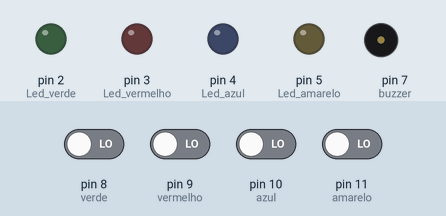
This sketch was run on a simulated Arduino Uno, built with avr-gcc and run on an emulated ATmega328P. On the bench: output pins drawn as LEDs (lit = HIGH), buzzer (waves = sounding). The inputs (shaded band) are chosen by the test bench; at power-on: pin 8 (verde), pin 9 (vermelho), pin 10 (azul), pin 11 (amarelo) LOW.

Above: at 1.2 s.
1.3 s: pin 8 (verde) driven HIGH
At 1.5 s:
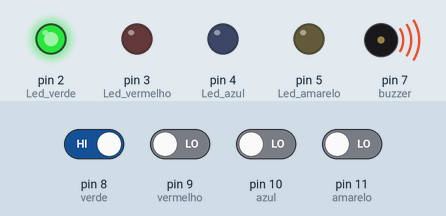
4.3 s: pin 9 (vermelho) driven HIGH
At 4.5 s:
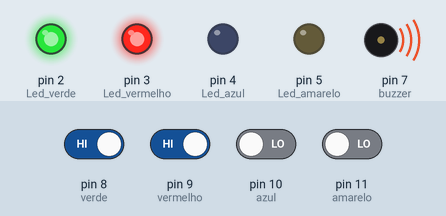
7.3 s: pin 10 (azul) driven HIGH
At 7.5 s:
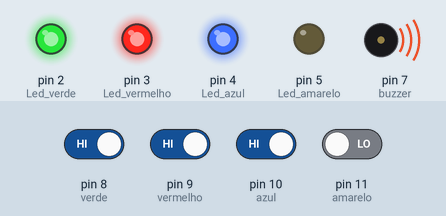
10.3 s: pin 11 (amarelo) driven HIGH
At 10.7 s:
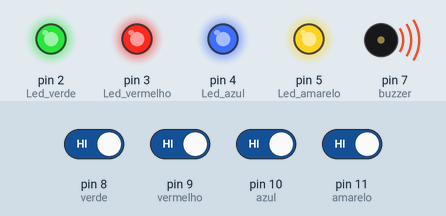
11.8 s: pin 8 (verde) driven LOW
At 13.1 s:
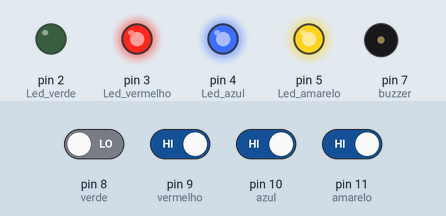
13.4 s: pin 9 (vermelho) driven LOW
At 14.2 s:
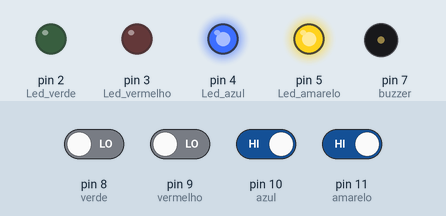
Timing chart, 0 to 15.9 s (numbered marks = the images above; inputs shaded):
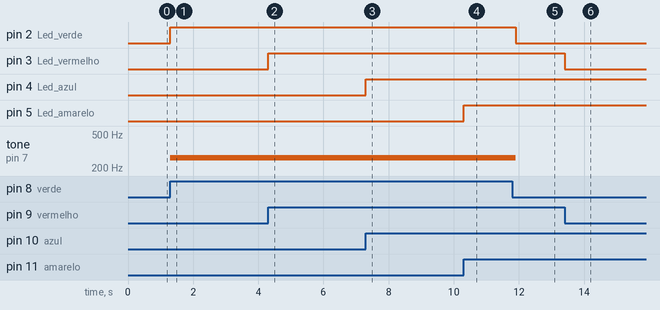

The sketch:

pianinho.ino
```cpp
/**
   pianinho
   @author BabbyWitt
*/

void setup() {
  pinMode (2, OUTPUT);//Led verde
  pinMode (3, OUTPUT); //Led vermelho
  pinMode (4, OUTPUT);//Led azul
  pinMode (5, OUTPUT);//Led amarelo
  pinMode (7, OUTPUT);//buzzer
  pinMode (8, INPUT); //verde
  pinMode (9, INPUT); //vermelho
  pinMode (10, INPUT);//azul
  pinMode (11, INPUT);//amarelo

}

void loop() {
  if ( digitalRead (8) == HIGH) {
    digitalWrite (2, HIGH);
    tone (7,262); //Dó
    delay (200);
  }
  else {
    digitalWrite (2, LOW);
    noTone (7);
  }
  if (digitalRead (9) == HIGH) {
    digitalWrite (3, HIGH);
  }
  else {
    digitalWrite (3, LOW);
    noTone (7);
  }
  if (digitalRead (10) == HIGH) {
    digitalWrite (4, HIGH);
  }
  else {
    digitalWrite (4, LOW);
    noTone (7);
  }
  if (digitalRead (11) == HIGH) {
    digitalWrite (5, HIGH);
  }
  else {
    digitalWrite (5, LOW);
    noTone (7);
  }
}
```

Measured:
- after the input at 1.3 s, pin 2 (Led_verde): LOW → HIGH at once; tone on pin 7 (buzzer): silent → 262 Hz at once
- after the input at 4.3 s, pin 3 (Led_vermelho): LOW → HIGH at once
- after the input at 7.3 s, pin 4 (Led_azul): LOW → HIGH at once
- after the input at 10.3 s, pin 5 (Led_amarelo): LOW → HIGH at once
- after the input at 11.8 s, pin 2 (Led_verde): HIGH → LOW after 0.10 s; tone on pin 7 (buzzer): 262 Hz → silent after 0.10 s
- after the input at 13.4 s, pin 3 (Led_vermelho): HIGH → LOW at once
